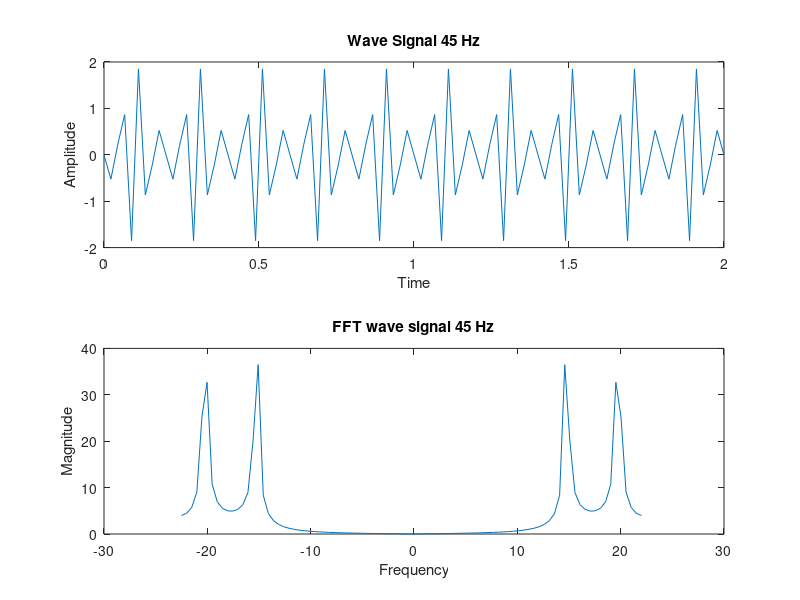

The MATLAB script that drew this image:
amp=1;                %amp=amplitude
time=2;               
f1=20;                %f1=Frequency of 1st component signal               
f2=30;                %f2=Frequency of 2nd component signal
fs=45;                %fs=Sampling Frequency
T=1/fs;               
t=0:T:time;
x=amp*sin(2*pi*f1*t)+amp*sin(2*pi*f2*t);     %Signal
figure(2)
subplot(2,1,1);
plot(t,x);
title('Wave Signal 45 Hz');
xlabel('Time');
ylabel('Amplitude');

N=length(x);
fftSignal=fft(x);
fftSignal=fftshift(fftSignal);
f=fs*(-N/2:N/2-1)/N;
figure(2)
subplot(2,1,2);
plot(f,abs(fftSignal));
title('FFT wave signal 45 Hz');            %FFT Signal
xlabel('Frequency');
ylabel('Magnitude');
